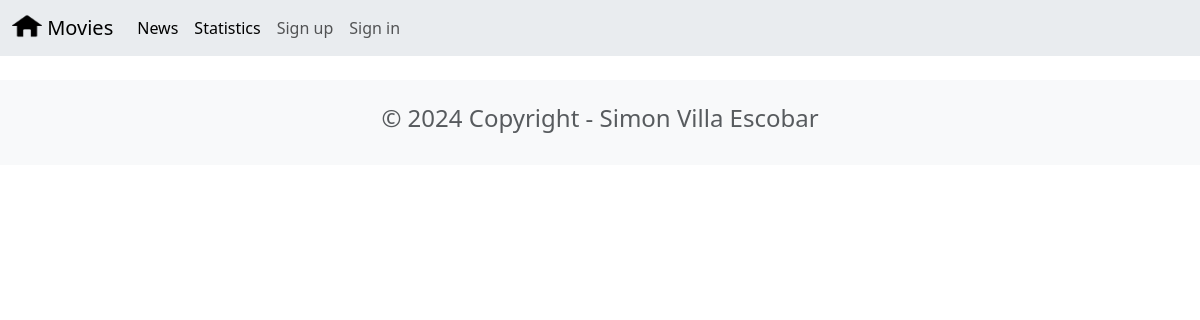
Before: /news/ with the older database file.
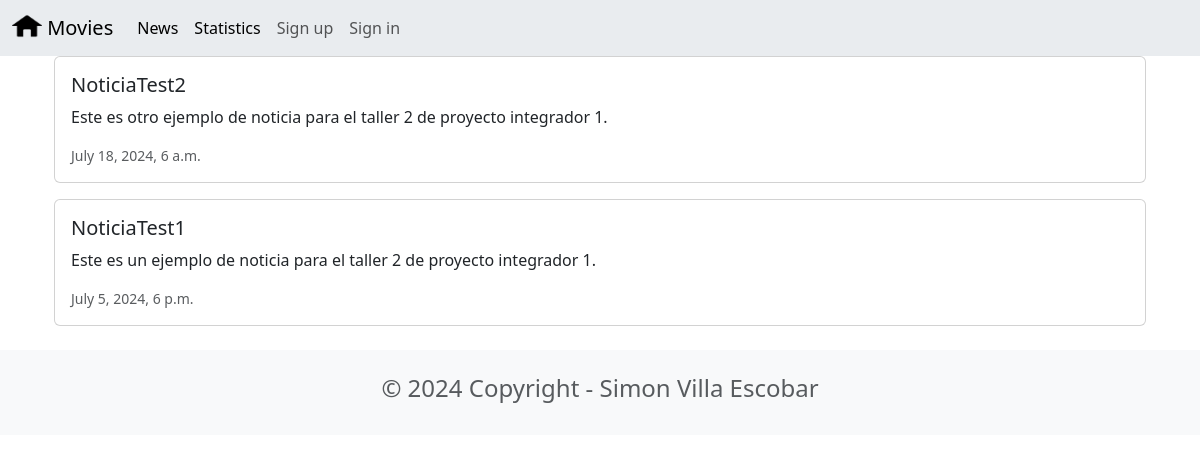
After: the same page with the newer database file.
### news/models.py (models this page shows, shortened)
class News(models.Model):
    headline = models.CharField(max_length=200)
    body = models.TextField()
    date = models.DateTimeField()

### news/views.py (the view)
# urls.py: path('news/', include('news.urls')),
def news(request):
    newss = News.objects.all().order_by('-date')
    return render(request, 'news.html', {'newss':newss})

### news/templates/news.html
{% extends 'base.html' %}
{% block content %}
<div class="container">
    {% for news in newss %}
    <div class="card mb-3">
        <div class="row g-0">
            <div>
                <div class="card-body">
                    <h5 class="card-title">{{ news.headline }}</h5>
                    <p class="card-text">{{ news.body }}</p>
                    <p class="card-text"><small class="text-muted">{{ news.date }}</small></p>
                </div>
            </div>
        </div>
    </div>
    {% endfor %}
</div>
{% endblock content %}

### moviereviews/templates/base.html (shortened to what this page needs)
<head>
    <link href="https://cdn.jsdelivr.net/npm/bootstrap@5.3.3/dist/css/bootstrap.min.css" rel="stylesheet">
</head>
<nav class="navbar navbar-expand-lg bg-body-secondary">
    <div class="container-fluid">
        <a class="navbar-brand" href="{% url 'home' %}">
            {% load static %}
            <img src="{% static 'images/Home.png' %}" width="30" class="d-inline-block align-text-top" alt="" height="24" />
            Movies
        </a>
        <div class="collapse navbar-collapse" id="navbarSupportedContent">
            <ul class="navbar-nav me-auto mb-2 mb-lg-0">
                <li class="nav-item">
                    <a class="nav-link active" aria-current="page" href="{% url 'news' %}">News</a>
                </li>
                <li class="nav-item">
                    <a class="nav-link active" aria-current="page" href="{% url 'statistics' %}">Statistics</a>
                </li>
                <li class="nav-item">
                    <a class="nav-link" href="#">Sign up</a>
                </li>
                <li class="nav-item">
                    <a class="nav-link" href="#">Sign in</a>
                </li>
            </ul>
        </div>
    </div>
</nav>
<div class="container">
    {% block content %}
    {% endblock content %}
</div>
<footer class="text-center text-lg-start bg-light text-muted mt-4">
    <div class="container">
        <div class="row">
            <div class="text-center p-4">
                <h4>© 2024 Copyright - Simon Villa Escobar</h4>
            </div>
        </div>
    </div>
</footer>

Changed rows visible on the page:
added News: headline "NoticiaTest2", body "Este es otro ejemplo de noticia para el taller 2 de proyecto integrador 1.", date "July 18, 2024, 6 a.m."
added News: headline "NoticiaTest1", body "Este es un ejemplo de noticia para el taller 2 de proyecto integrador 1.", date "July 5, 2024, 6 p.m."
